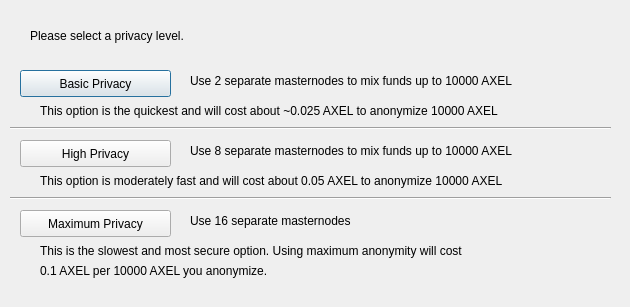
<?xml version="1.0" encoding="UTF-8"?>
<ui version="4.0">
 <class>ObfuscationConfig</class>
 <widget class="QDialog" name="ObfuscationConfig">
  <property name="geometry">
   <rect>
    <x>0</x>
    <y>0</y>
    <width>630</width>
    <height>307</height>
   </rect>
  </property>
  <property name="windowTitle">
   <string>Configure Obfuscation</string>
  </property>
  <widget class="QPushButton" name="buttonBasic">
   <property name="geometry">
    <rect>
     <x>20</x>
     <y>70</y>
     <width>151</width>
     <height>27</height>
    </rect>
   </property>
   <property name="text">
    <string>Basic Privacy</string>
   </property>
  </widget>
  <widget class="QPushButton" name="buttonHigh">
   <property name="geometry">
    <rect>
     <x>20</x>
     <y>140</y>
     <width>151</width>
     <height>27</height>
    </rect>
   </property>
   <property name="text">
    <string>High Privacy</string>
   </property>
  </widget>
  <widget class="QPushButton" name="buttonMax">
   <property name="geometry">
    <rect>
     <x>20</x>
     <y>210</y>
     <width>151</width>
     <height>27</height>
    </rect>
   </property>
   <property name="text">
    <string>Maximum Privacy</string>
   </property>
  </widget>
  <widget class="QLabel" name="label">
   <property name="geometry">
    <rect>
     <x>30</x>
     <y>20</y>
     <width>571</width>
     <height>31</height>
    </rect>
   </property>
   <property name="text">
    <string>Please select a privacy level.</string>
   </property>
  </widget>
  <widget class="QLabel" name="label_2">
   <property name="geometry">
    <rect>
     <x>190</x>
     <y>70</y>
     <width>421</width>
     <height>21</height>
    </rect>
   </property>
   <property name="text">
    <string>Use 2 separate masternodes to mix funds up to 10000 AXEL</string>
   </property>
  </widget>
  <widget class="QLabel" name="label_3">
   <property name="geometry">
    <rect>
     <x>190</x>
     <y>140</y>
     <width>411</width>
     <height>21</height>
    </rect>
   </property>
   <property name="text">
    <string>Use 8 separate masternodes to mix funds up to 10000 AXEL</string>
   </property>
  </widget>
  <widget class="QLabel" name="label_4">
   <property name="geometry">
    <rect>
     <x>190</x>
     <y>210</y>
     <width>421</width>
     <height>21</height>
    </rect>
   </property>
   <property name="text">
    <string>Use 16 separate masternodes</string>
   </property>
  </widget>
  <widget class="QLabel" name="label_6">
   <property name="geometry">
    <rect>
     <x>40</x>
     <y>100</y>
     <width>561</width>
     <height>21</height>
    </rect>
   </property>
   <property name="text">
    <string>This option is the quickest and will cost about ~0.025 AXEL to anonymize 10000 AXEL</string>
   </property>
  </widget>
  <widget class="QLabel" name="label_7">
   <property name="geometry">
    <rect>
     <x>40</x>
     <y>170</y>
     <width>561</width>
     <height>21</height>
    </rect>
   </property>
   <property name="text">
    <string>This option is moderately fast and will cost about 0.05 AXEL to anonymize 10000 AXEL</string>
   </property>
  </widget>
  <widget class="QLabel" name="label_8">
   <property name="geometry">
    <rect>
     <x>40</x>
     <y>240</y>
     <width>561</width>
     <height>21</height>
    </rect>
   </property>
   <property name="text">
    <string>This is the slowest and most secure option. Using maximum anonymity will cost</string>
   </property>
  </widget>
  <widget class="QLabel" name="label_9">
   <property name="geometry">
    <rect>
     <x>40</x>
     <y>260</y>
     <width>561</width>
     <height>21</height>
    </rect>
   </property>
   <property name="text">
    <string>0.1 AXEL per 10000 AXEL you anonymize.</string>
   </property>
  </widget>
  <widget class="Line" name="line">
   <property name="geometry">
    <rect>
     <x>10</x>
     <y>120</y>
     <width>601</width>
     <height>16</height>
    </rect>
   </property>
   <property name="orientation">
    <enum>Qt::Horizontal</enum>
   </property>
  </widget>
  <widget class="Line" name="line_2">
   <property name="geometry">
    <rect>
     <x>10</x>
     <y>190</y>
     <width>601</width>
     <height>16</height>
    </rect>
   </property>
   <property name="orientation">
    <enum>Qt::Horizontal</enum>
   </property>
  </widget>
 </widget>
 <resources/>
 <connections/>
</ui>
